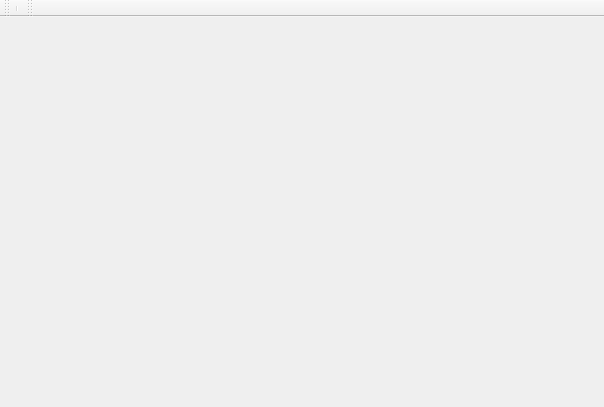
<?xml version="1.0" encoding="UTF-8"?>
<ui version="4.0">
 <class>Minidraw20Class</class>
 <widget class="QMainWindow" name="Minidraw20Class">
  <property name="geometry">
   <rect>
    <x>0</x>
    <y>0</y>
    <width>604</width>
    <height>407</height>
   </rect>
  </property>
  <property name="windowTitle">
   <string>Minidraw20</string>
  </property>
  <widget class="QWidget" name="centralWidget"/>
  <widget class="QMenuBar" name="menuBar">
   <property name="geometry">
    <rect>
     <x>0</x>
     <y>0</y>
     <width>604</width>
     <height>22</height>
    </rect>
   </property>
  </widget>
  <widget class="QToolBar" name="mainToolBar">
   <attribute name="toolBarArea">
    <enum>TopToolBarArea</enum>
   </attribute>
   <attribute name="toolBarBreak">
    <bool>false</bool>
   </attribute>
   <addaction name="separator"/>
  </widget>
  <widget class="QToolBar" name="toolBar">
   <property name="windowTitle">
    <string>toolBar</string>
   </property>
   <attribute name="toolBarArea">
    <enum>TopToolBarArea</enum>
   </attribute>
   <attribute name="toolBarBreak">
    <bool>false</bool>
   </attribute>
  </widget>
  <action name="actionOpen">
   <property name="text">
    <string>Open</string>
   </property>
  </action>
  <action name="actionSave">
   <property name="text">
    <string>Save</string>
   </property>
  </action>
  <action name="actionSave_as">
   <property name="text">
    <string>Save as </string>
   </property>
  </action>
  <action name="actionCopy">
   <property name="text">
    <string>Copy</string>
   </property>
  </action>
  <action name="actionLife">
   <property name="text">
    <string>Life</string>
   </property>
  </action>
 </widget>
 <layoutdefault spacing="6" margin="11"/>
 <resources>
  <include location="Minidraw20.qrc"/>
 </resources>
 <connections/>
</ui>
